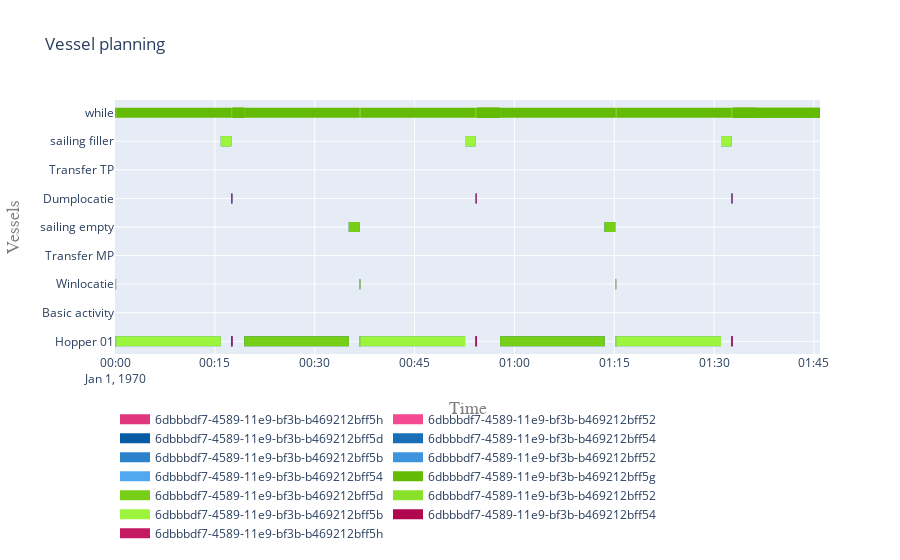

Notebook code cell kept with this figure:
### Code cell
objects = [hopper, from_site, to_site, while_activity, activity]
objects.extend(single_run)
plot.vessel_planning(objects)
